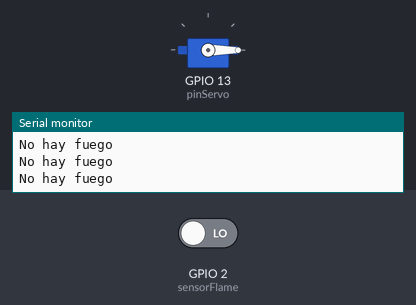
Recording of a sketch running on a simulated ESP32. On the bench: servo, the last lines printed to the serial monitor. The inputs (shaded band) are chosen by the test bench; at power-on: GPIO 2 (sensorFlame) LOW.

Above: at 4.8 s.
4.9 s: GPIO 2 (sensorFlame) driven HIGH
At 7.2 s:
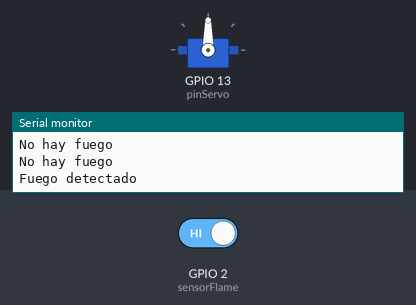
7.6 s: GPIO 2 (sensorFlame) driven LOW
At 8.9 s:
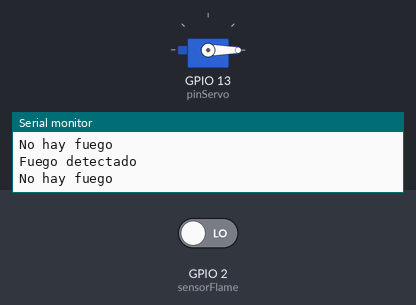
Timing chart, 0 to 10.6 s (numbered marks = the images above; inputs shaded):
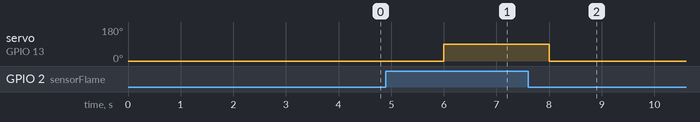

The sketch:

7_Sensor__Flame_con_ServoMotor__-__Ricardo_Gloria_.ino
```cpp
#include <ESP32Servo.h>

Servo servo;
int pinServo = 13;
int sensorFlame = 2; //Inicializacion del sensor
int pinFlame; //Estado del sensor

void setup() {
  pinMode(sensorFlame, INPUT);
  Serial.begin(115200);
  servo.attach(pinServo, 500, 2500);
  servo.write(0);
}

void loop() {
  pinFlame = digitalRead(sensorFlame);

  if (pinFlame == HIGH) {
    Serial.println("Fuego detectado");
    servo.write(90);
    delay(1000);
  } else {
    Serial.println("No hay fuego");
    servo.write(0);
    delay(1000);
  }

  delay(1000);
}
```

Measured:
- after the input at 4.9 s, servo on GPIO 13 (pinServo): 0° → 90° after 1.1 s
- after the input at 7.6 s, servo on GPIO 13 (pinServo): 90° → 0° after 0.40 s
